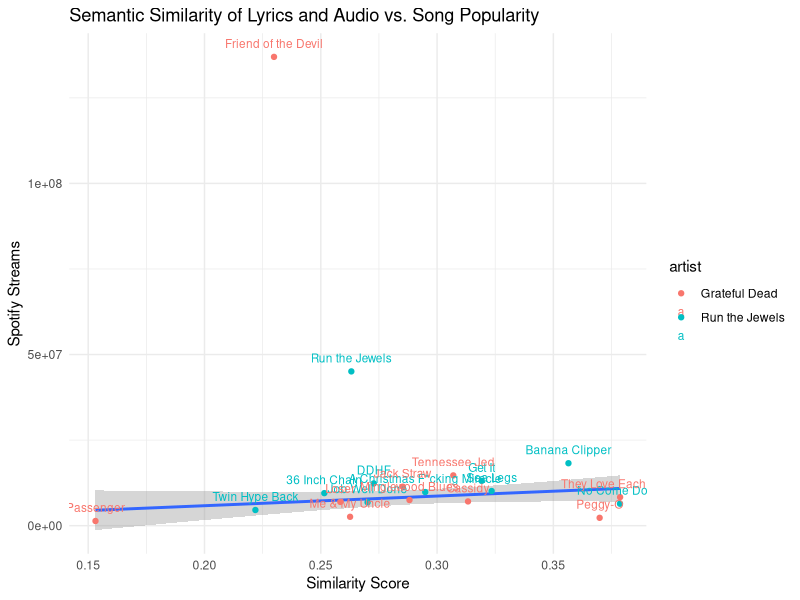

This figure's R source:
library(tidyverse)

similarity_matrix <- read_csv("results/similarity_matrix.csv")

similarity_matrix <- similarity_matrix |> 
  pivot_longer(-1, names_to = "lyrics", values_to = "similarity") |> 
  rename(audio = `...1`) |> 
  mutate(audio = str_remove_all(audio, " \\(Audio\\)"),
         lyrics = str_remove_all(lyrics, " \\(Lyrics\\)")) |> 
  filter(audio == lyrics)

# Popularity Data
popularity_data <- tibble(
  audio = c(
    "RTJ_01",
    "RTJ_02",
    "RTJ_03",
    "RTJ_04",
    "RTJ_05",
    "RTJ_06",
    "RTJ_07",
    "RTJ_08",
    "RTJ_09",
    "RTJ_10",
    "GD_01",
    "GD_02",
    "GD_03",
    "GD_04",
    "GD_05",
    "GD_06",
    "GD_07",
    "GD_08",
    "GD_09",
    "GD_10"
  ),
  name = c(
    "Run the Jewels",
    "Banana Clipper",
    "36 Inch Chain",
    "DDHF",
    "Sea Legs",
    "Job Well Done",
    "No Come Down",
    "Get It",
    "Twin Hype Back",
    "A Christmas F*cking Miracle",
    "Minglewood Blues",
    "They Love Each Other",
    "Cassidy",
    "Loser",
    "Jack Straw",
    "Tennessee Jed",
    "Passenger",
    "Peggy-O",
    "Me & My Uncle",
    "Friend of the Devil"
  ),
  streams = c(
    45072119,
    18241755,
    9501708,
    12334740,
    10119782,
    6831525,
    6402405,
    13083897,
    4573336,
    9814085,
    7488184, 
    8329976,
    7077816,
    6938267, # Loser
    11381611, # Jack Straw
    14685522, # Tennessee Jed
    1361394, # Passenger
    2288557, # Peggy-O
    2588595,  # Me & My Uncle
    136975594   # Friend of the Devil
  ),
  artist = c(
    rep("Run the Jewels", 10),
    rep("Grateful Dead", 10)
  )
)

# Join
analysis_data <- similarity_matrix |> 
  left_join(popularity_data, by = "audio")

# Plot
ggplot(analysis_data, 
       aes(x = similarity, 
           y = streams)) +
  geom_smooth(method = "lm", 
              se = TRUE,
              data = subset(
                analysis_data,
                streams < 40000000
              )) +
  geom_point(aes(color = artist)) +
  geom_text(aes(label = name, color = artist), vjust = -1, size = 3) +
  labs(title = "Semantic Similarity of Lyrics and Audio vs. Song Popularity",
       x = "Similarity Score",
       y = "Spotify Streams",
       ) +
  theme_minimal()
  
# Linear Regression without Outliers
lm_model <- lm(streams ~ similarity, data = subset(analysis_data, streams < 40000000))

summary(lm_model)  

28235929/100
